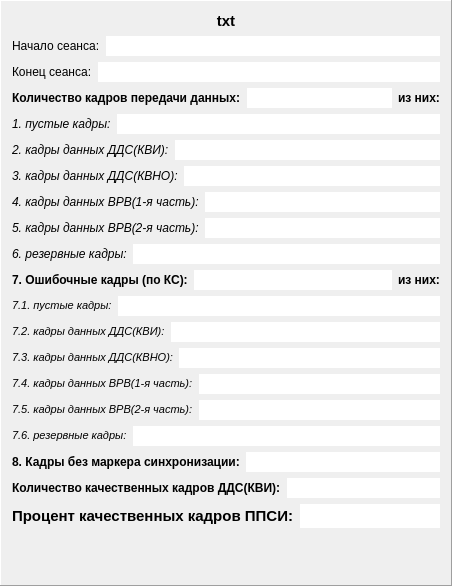
        <widget class="QFrame" name="frame_ppsi1">
         <property name="frameShape">
          <enum>QFrame::Panel</enum>
         </property>
         <property name="frameShadow">
          <enum>QFrame::Raised</enum>
         </property>
         <layout class="QVBoxLayout" name="verticalLayout_2">
          <item>
           <widget class="QLabel" name="lab_nfile1">
            <property name="font">
             <font>
              <pointsize>11</pointsize>
              <weight>75</weight>
              <bold>true</bold>
             </font>
            </property>
            <property name="frameShape">
             <enum>QFrame::NoFrame</enum>
            </property>
            <property name="text">
             <string>&lt;html&gt;&lt;head/&gt;&lt;body&gt;&lt;p align=&quot;center&quot;&gt;txt&lt;/p&gt;&lt;/body&gt;&lt;/html&gt;</string>
            </property>
            <property name="alignment">
             <set>Qt::AlignCenter</set>
            </property>
           </widget>
          </item>
          <item>
           <layout class="QVBoxLayout" name="verticalLayout">
            <item>
             <layout class="QHBoxLayout" name="horizontalLayout_2">
              <item>
               <widget class="QLabel" name="label">
                <property name="text">
                 <string>Начало сеанса:</string>
                </property>
               </widget>
              </item>
              <item>
               <widget class="QLineEdit" name="le_ns1">
                <property name="frame">
                 <bool>false</bool>
                </property>
                <property name="alignment">
                 <set>Qt::AlignRight|Qt::AlignTrailing|Qt::AlignVCenter</set>
                </property>
                <property name="readOnly">
                 <bool>true</bool>
                </property>
               </widget>
              </item>
             </layout>
            </item>
            <item>
             <layout class="QHBoxLayout" name="horizontalLayout_3">
              <item>
               <widget class="QLabel" name="label_2">
                <property name="text">
                 <string>Конец сеанса:</string>
                </property>
               </widget>
              </item>
              <item>
               <widget class="QLineEdit" name="le_ks1">
                <property name="frame">
                 <bool>false</bool>
                </property>
                <property name="alignment">
                 <set>Qt::AlignRight|Qt::AlignTrailing|Qt::AlignVCenter</set>
                </property>
                <property name="readOnly">
                 <bool>true</bool>
                </property>
               </widget>
              </item>
             </layout>
            </item>
            <item>
             <layout class="QHBoxLayout" name="horizontalLayout_6">
              <item>
               <widget class="QLabel" name="label_5">
                <property name="font">
                 <font>
                  <weight>75</weight>
                  <bold>true</bold>
                 </font>
                </property>
                <property name="text">
                 <string>Количество кадров передачи данных:</string>
                </property>
                <property name="textFormat">
                 <enum>Qt::RichText</enum>
                </property>
               </widget>
              </item>
              <item>
               <widget class="QLineEdit" name="le_k1">
                <property name="font">
                 <font>
                  <weight>75</weight>
                  <bold>true</bold>
                 </font>
                </property>
                <property name="frame">
                 <bool>false</bool>
                </property>
                <property name="alignment">
                 <set>Qt::AlignCenter</set>
                </property>
                <property name="readOnly">
                 <bool>true</bool>
                </property>
               </widget>
              </item>
              <item>
               <widget class="QLabel" name="label_13">
                <property name="font">
                 <font>
                  <weight>75</weight>
                  <bold>true</bold>
                 </font>
                </property>
                <property name="text">
                 <string>из них:</string>
                </property>
               </widget>
              </item>
             </layout>
            </item>
            <item>
             <layout class="QHBoxLayout" name="horizontalLayout_8">
              <item>
               <widget class="QLabel" name="label_7">
                <property name="font">
                 <font>
                  <pointsize>9</pointsize>
                  <italic>true</italic>
                 </font>
                </property>
                <property name="text">
                 <string>&lt;html&gt;&lt;head/&gt;&lt;body&gt;&lt;p&gt;	1. пустые кадры:&lt;/p&gt;&lt;/body&gt;&lt;/html&gt;</string>
                </property>
                <property name="textFormat">
                 <enum>Qt::AutoText</enum>
                </property>
               </widget>
              </item>
              <item>
               <widget class="QLineEdit" name="le_pk1">
                <property name="font">
                 <font>
                  <pointsize>9</pointsize>
                  <italic>true</italic>
                 </font>
                </property>
                <property name="frame">
                 <bool>false</bool>
                </property>
                <property name="alignment">
                 <set>Qt::AlignRight|Qt::AlignTrailing|Qt::AlignVCenter</set>
                </property>
                <property name="readOnly">
                 <bool>true</bool>
                </property>
               </widget>
              </item>
             </layout>
            </item>
            <item>
             <layout class="QHBoxLayout" name="horizontalLayout_10">
              <item>
               <widget class="QLabel" name="label_9">
                <property name="font">
                 <font>
                  <pointsize>9</pointsize>
                  <italic>true</italic>
                 </font>
                </property>
                <property name="text">
                 <string>&lt;html&gt;&lt;head/&gt;&lt;body&gt;&lt;p&gt;2. кадры данных ДДС(КВИ):&lt;/p&gt;&lt;/body&gt;&lt;/html&gt;</string>
                </property>
               </widget>
              </item>
              <item>
               <widget class="QLineEdit" name="le_kvi1">
                <property name="font">
                 <font>
                  <pointsize>9</pointsize>
                  <italic>true</italic>
                 </font>
                </property>
                <property name="frame">
                 <bool>false</bool>
                </property>
                <property name="alignment">
                 <set>Qt::AlignRight|Qt::AlignTrailing|Qt::AlignVCenter</set>
                </property>
                <property name="readOnly">
                 <bool>true</bool>
                </property>
               </widget>
              </item>
             </layout>
            </item>
            <item>
             <layout class="QHBoxLayout" name="horizontalLayout_12">
              <item>
               <widget class="QLabel" name="label_11">
                <property name="font">
                 <font>
                  <pointsize>9</pointsize>
                  <italic>true</italic>
                 </font>
                </property>
                <property name="text">
                 <string>&lt;html&gt;&lt;head/&gt;&lt;body&gt;&lt;p&gt;3. кадры данных ДДС(КВНО):&lt;/p&gt;&lt;/body&gt;&lt;/html&gt;</string>
                </property>
               </widget>
              </item>
              <item>
               <widget class="QLineEdit" name="le_kvno1">
                <property name="font">
                 <font>
                  <pointsize>9</pointsize>
                  <italic>true</italic>
                 </font>
                </property>
                <property name="frame">
                 <bool>false</bool>
                </property>
                <property name="alignment">
                 <set>Qt::AlignRight|Qt::AlignTrailing|Qt::AlignVCenter</set>
                </property>
                <property name="readOnly">
                 <bool>true</bool>
                </property>
               </widget>
              </item>
             </layout>
            </item>
            <item>
             <layout class="QHBoxLayout" name="horizontalLayout_14">
              <item>
               <widget class="QLabel" name="label_15">
                <property name="font">
                 <font>
                  <pointsize>9</pointsize>
                  <italic>true</italic>
                 </font>
                </property>
                <property name="text">
                 <string>&lt;html&gt;&lt;head/&gt;&lt;body&gt;&lt;p&gt;4. кадры данных ВРВ(1-я часть):&lt;/p&gt;&lt;/body&gt;&lt;/html&gt;</string>
                </property>
               </widget>
              </item>
              <item>
               <widget class="QLineEdit" name="le_vrv11">
                <property name="font">
                 <font>
                  <pointsize>9</pointsize>
                  <italic>true</italic>
                 </font>
                </property>
                <property name="frame">
                 <bool>false</bool>
                </property>
                <property name="alignment">
                 <set>Qt::AlignRight|Qt::AlignTrailing|Qt::AlignVCenter</set>
                </property>
                <property name="readOnly">
                 <bool>true</bool>
                </property>
               </widget>
              </item>
             </layout>
            </item>
            <item>
             <layout class="QHBoxLayout" name="horizontalLayout_15">
              <item>
               <widget class="QLabel" name="label_16">
                <property name="font">
                 <font>
                  <pointsize>9</pointsize>
                  <italic>true</italic>
                 </font>
                </property>
                <property name="frameShape">
                 <enum>QFrame::NoFrame</enum>
                </property>
                <property name="text">
                 <string>&lt;html&gt;&lt;head/&gt;&lt;body&gt;&lt;p&gt;5. кадры данных ВРВ(2-я часть):&lt;/p&gt;&lt;/body&gt;&lt;/html&gt;</string>
                </property>
               </widget>
              </item>
              <item>
               <widget class="QLineEdit" name="le_vrv21">
                <property name="font">
                 <font>
                  <pointsize>9</pointsize>
                  <italic>true</italic>
                 </font>
                </property>
                <property name="frame">
                 <bool>false</bool>
                </property>
                <property name="alignment">
                 <set>Qt::AlignRight|Qt::AlignTrailing|Qt::AlignVCenter</set>
                </property>
                <property name="readOnly">
                 <bool>true</bool>
                </property>
               </widget>
              </item>
             </layout>
            </item>
            <item>
             <layout class="QHBoxLayout" name="horizontalLayout_18">
              <item>
               <widget class="QLabel" name="label_19">
                <property name="font">
                 <font>
                  <pointsize>9</pointsize>
                  <italic>true</italic>
                 </font>
                </property>
                <property name="text">
                 <string>&lt;html&gt;&lt;head/&gt;&lt;body&gt;&lt;p&gt;6. резервные кадры:&lt;/p&gt;&lt;/body&gt;&lt;/html&gt;</string>
                </property>
               </widget>
              </item>
              <item>
               <widget class="QLineEdit" name="le_rez1">
                <property name="font">
                 <font>
                  <pointsize>9</pointsize>
                  <italic>true</italic>
                 </font>
                </property>
                <property name="frame">
                 <bool>false</bool>
                </property>
                <property name="alignment">
                 <set>Qt::AlignRight|Qt::AlignTrailing|Qt::AlignVCenter</set>
                </property>
                <property name="readOnly">
                 <bool>true</bool>
                </property>
               </widget>
              </item>
             </layout>
            </item>
            <item>
             <layout class="QHBoxLayout" name="horizontalLayout_20">
              <item>
               <widget class="QLabel" name="label_21">
                <property name="font">
                 <font>
                  <pointsize>9</pointsize>
                  <weight>75</weight>
                  <bold>true</bold>
                 </font>
                </property>
                <property name="text">
                 <string>&lt;html&gt;&lt;head/&gt;&lt;body&gt;&lt;p&gt;7. Ошибочные кадры (по КС):&lt;/p&gt;&lt;/body&gt;&lt;/html&gt;</string>
                </property>
               </widget>
              </item>
              <item>
               <widget class="QLineEdit" name="le_crc1">
                <property name="font">
                 <font>
                  <weight>75</weight>
                  <bold>true</bold>
                 </font>
                </property>
                <property name="frame">
                 <bool>false</bool>
                </property>
                <property name="alignment">
                 <set>Qt::AlignCenter</set>
                </property>
                <property name="readOnly">
                 <bool>true</bool>
                </property>
               </widget>
              </item>
              <item>
               <widget class="QLabel" name="label_22">
                <property name="font">
                 <font>
                  <pointsize>9</pointsize>
                  <weight>75</weight>
                  <bold>true</bold>
                 </font>
                </property>
                <property name="text">
                 <string>из них:</string>
                </property>
               </widget>
              </item>
             </layout>
            </item>
            <item>
             <layout class="QHBoxLayout" name="horizontalLayout_22">
              <item>
               <widget class="QLabel" name="label_25">
                <property name="font">
                 <font>
                  <pointsize>8</pointsize>
                  <italic>true</italic>
                 </font>
                </property>
                <property name="text">
                 <string>&lt;html&gt;&lt;head/&gt;&lt;body&gt;&lt;p&gt;7.1. пустые кадры:&lt;/p&gt;&lt;/body&gt;&lt;/html&gt;</string>
                </property>
               </widget>
              </item>
              <item>
               <widget class="QLineEdit" name="le_opk1">
                <property name="font">
                 <font>
                  <pointsize>8</pointsize>
                  <italic>true</italic>
                 </font>
                </property>
                <property name="frame">
                 <bool>false</bool>
                </property>
                <property name="alignment">
                 <set>Qt::AlignRight|Qt::AlignTrailing|Qt::AlignVCenter</set>
                </property>
                <property name="readOnly">
                 <bool>true</bool>
                </property>
               </widget>
              </item>
             </layout>
            </item>
            <item>
             <layout class="QHBoxLayout" name="horizontalLayout_24">
              <item>
               <widget class="QLabel" name="label_27">
                <property name="font">
                 <font>
                  <pointsize>8</pointsize>
                  <italic>true</italic>
                 </font>
                </property>
                <property name="text">
                 <string>&lt;html&gt;&lt;head/&gt;&lt;body&gt;&lt;p&gt;7.2. кадры данных ДДС(КВИ):&lt;/p&gt;&lt;/body&gt;&lt;/html&gt;</string>
                </property>
               </widget>
              </item>
              <item>
               <widget class="QLineEdit" name="le_okvi1">
                <property name="font">
                 <font>
                  <pointsize>8</pointsize>
                  <italic>true</italic>
                 </font>
                </property>
                <property name="frame">
                 <bool>false</bool>
                </property>
                <property name="alignment">
                 <set>Qt::AlignRight|Qt::AlignTrailing|Qt::AlignVCenter</set>
                </property>
                <property name="readOnly">
                 <bool>true</bool>
                </property>
               </widget>
              </item>
             </layout>
            </item>
            <item>
             <layout class="QHBoxLayout" name="horizontalLayout_26">
              <item>
               <widget class="QLabel" name="label_29">
                <property name="font">
                 <font>
                  <pointsize>8</pointsize>
                  <italic>true</italic>
                 </font>
                </property>
                <property name="text">
                 <string>&lt;html&gt;&lt;head/&gt;&lt;body&gt;&lt;p&gt;7.3. кадры данных ДДС(КВНО):&lt;/p&gt;&lt;/body&gt;&lt;/html&gt;</string>
                </property>
               </widget>
              </item>
              <item>
               <widget class="QLineEdit" name="le_okvno1">
                <property name="font">
                 <font>
                  <pointsize>8</pointsize>
                  <italic>true</italic>
                 </font>
                </property>
                <property name="frame">
                 <bool>false</bool>
                </property>
                <property name="alignment">
                 <set>Qt::AlignRight|Qt::AlignTrailing|Qt::AlignVCenter</set>
                </property>
                <property name="readOnly">
                 <bool>true</bool>
                </property>
               </widget>
              </item>
             </layout>
            </item>
            <item>
             <layout class="QHBoxLayout" name="horizontalLayout_28">
              <item>
               <widget class="QLabel" name="label_31">
                <property name="font">
                 <font>
                  <pointsize>8</pointsize>
                  <italic>true</italic>
                 </font>
                </property>
                <property name="text">
                 <string>&lt;html&gt;&lt;head/&gt;&lt;body&gt;&lt;p&gt;7.4. кадры данных ВРВ(1-я часть):&lt;/p&gt;&lt;/body&gt;&lt;/html&gt;</string>
                </property>
               </widget>
              </item>
              <item>
               <widget class="QLineEdit" name="le_okvrv11">
                <property name="font">
                 <font>
                  <pointsize>8</pointsize>
                  <italic>true</italic>
                 </font>
                </property>
                <property name="frame">
                 <bool>false</bool>
                </property>
                <property name="alignment">
                 <set>Qt::AlignRight|Qt::AlignTrailing|Qt::AlignVCenter</set>
                </property>
                <property name="readOnly">
                 <bool>true</bool>
                </property>
               </widget>
              </item>
             </layout>
            </item>
            <item>
             <layout class="QHBoxLayout" name="horizontalLayout_30">
              <item>
               <widget class="QLabel" name="label_33">
                <property name="font">
                 <font>
                  <pointsize>8</pointsize>
                  <italic>true</italic>
                 </font>
                </property>
                <property name="text">
                 <string>&lt;html&gt;&lt;head/&gt;&lt;body&gt;&lt;p&gt;7.5. кадры данных ВРВ(2-я часть):&lt;/p&gt;&lt;/body&gt;&lt;/html&gt;</string>
                </property>
               </widget>
              </item>
              <item>
               <widget class="QLineEdit" name="le_okvrv21">
                <property name="font">
                 <font>
                  <pointsize>8</pointsize>
                  <italic>true</italic>
                 </font>
                </property>
                <property name="frame">
                 <bool>false</bool>
                </property>
                <property name="alignment">
                 <set>Qt::AlignRight|Qt::AlignTrailing|Qt::AlignVCenter</set>
                </property>
                <property name="readOnly">
                 <bool>true</bool>
                </property>
               </widget>
              </item>
             </layout>
            </item>
            <item>
             <layout class="QHBoxLayout" name="horizontalLayout_32">
              <item>
               <widget class="QLabel" name="label_35">
                <property name="font">
                 <font>
                  <pointsize>8</pointsize>
                  <italic>true</italic>
                 </font>
                </property>
                <property name="text">
                 <string>&lt;html&gt;&lt;head/&gt;&lt;body&gt;&lt;p&gt;7.6. резервные кадры:&lt;/p&gt;&lt;/body&gt;&lt;/html&gt;</string>
                </property>
               </widget>
              </item>
              <item>
               <widget class="QLineEdit" name="le_orez1">
                <property name="font">
                 <font>
                  <pointsize>8</pointsize>
                  <italic>true</italic>
                 </font>
                </property>
                <property name="frame">
                 <bool>false</bool>
                </property>
                <property name="alignment">
                 <set>Qt::AlignRight|Qt::AlignTrailing|Qt::AlignVCenter</set>
                </property>
                <property name="readOnly">
                 <bool>true</bool>
                </property>
               </widget>
              </item>
             </layout>
            </item>
            <item>
             <layout class="QHBoxLayout" name="horizontalLayout_64">
              <item>
               <widget class="QLabel" name="label_76">
                <property name="font">
                 <font>
                  <pointsize>9</pointsize>
                  <weight>75</weight>
                  <bold>true</bold>
                 </font>
                </property>
                <property name="text">
                 <string>&lt;html&gt;&lt;head/&gt;&lt;body&gt;&lt;p&gt;8. Кадры без маркера синхронизации:&lt;/p&gt;&lt;/body&gt;&lt;/html&gt;</string>
                </property>
               </widget>
              </item>
              <item>
               <widget class="QLineEdit" name="le_kbm1">
                <property name="font">
                 <font>
                  <pointsize>9</pointsize>
                  <weight>75</weight>
                  <bold>true</bold>
                 </font>
                </property>
                <property name="frame">
                 <bool>false</bool>
                </property>
                <property name="alignment">
                 <set>Qt::AlignRight|Qt::AlignTrailing|Qt::AlignVCenter</set>
                </property>
                <property name="readOnly">
                 <bool>true</bool>
                </property>
               </widget>
              </item>
             </layout>
            </item>
           </layout>
          </item>
          <item>
           <layout class="QHBoxLayout" name="horizontalLayout_34">
            <item>
             <widget class="QLabel" name="label_37">
              <property name="font">
               <font>
                <weight>75</weight>
                <bold>true</bold>
               </font>
              </property>
              <property name="text">
               <string>Количество качественных кадров ДДС(КВИ):</string>
              </property>
             </widget>
            </item>
            <item>
             <widget class="QLineEdit" name="le_izmkvi1">
              <property name="font">
               <font>
                <weight>75</weight>
                <bold>true</bold>
               </font>
              </property>
              <property name="frame">
               <bool>false</bool>
              </property>
              <property name="alignment">
               <set>Qt::AlignRight|Qt::AlignTrailing|Qt::AlignVCenter</set>
              </property>
              <property name="readOnly">
               <bool>true</bool>
              </property>
             </widget>
            </item>
           </layout>
          </item>
          <item>
           <layout class="QHBoxLayout" name="horizontalLayout_75">
            <item>
             <widget class="QLabel" name="label_91">
              <property name="font">
               <font>
                <pointsize>11</pointsize>
                <weight>75</weight>
                <bold>true</bold>
               </font>
              </property>
              <property name="text">
               <string>Процент качественных кадров ППСИ:</string>
              </property>
             </widget>
            </item>
            <item>
             <widget class="QLineEdit" name="le_proc1">
              <property name="minimumSize">
               <size>
                <width>0</width>
                <height>0</height>
               </size>
              </property>
              <property name="font">
               <font>
                <pointsize>11</pointsize>
                <weight>75</weight>
                <bold>true</bold>
               </font>
              </property>
              <property name="frame">
               <bool>false</bool>
              </property>
              <property name="alignment">
               <set>Qt::AlignRight|Qt::AlignTrailing|Qt::AlignVCenter</set>
              </property>
             </widget>
            </item>
           </layout>
          </item>
          <item>
           <spacer name="verticalSpacer">
            <property name="orientation">
             <enum>Qt::Vertical</enum>
            </property>
            <property name="sizeHint" stdset="0">
             <size>
              <width>20</width>
              <height>46</height>
             </size>
            </property>
           </spacer>
          </item>
         </layout>
        </widget>
